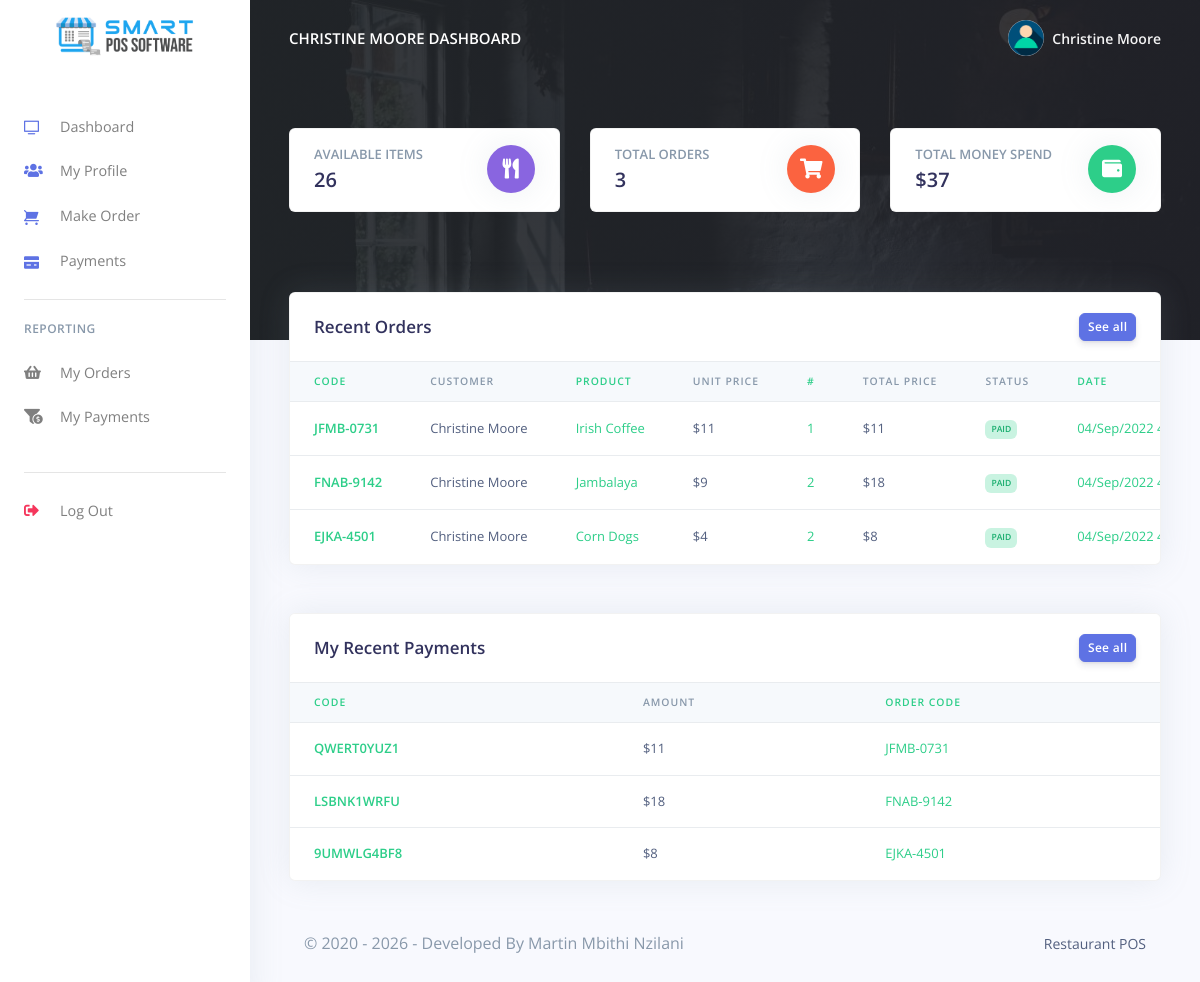
The app's page /Restaurant-module/RestaurantPOS/Restro/customer/dashboard.php (signed in) with its own data.
### tables this page shows
CREATE TABLE `rpos_customers` (
  `customer_id` varchar(200) NOT NULL,
  `customer_name` varchar(200) NOT NULL,
  `customer_phoneno` varchar(200) NOT NULL,
  `customer_email` varchar(200) NOT NULL,
  `customer_password` varchar(200) NOT NULL,
  `created_at` timestamp(6) NOT NULL DEFAULT CURRENT_TIMESTAMP(6) ON UPDATE CURRENT_TIMESTAMP(6)
);

CREATE TABLE `rpos_orders` (
  `order_id` varchar(200) NOT NULL,
  `order_code` varchar(200) NOT NULL,
  `customer_id` varchar(200) NOT NULL,
  `customer_name` varchar(200) NOT NULL,
  `prod_id` varchar(200) NOT NULL,
  `prod_name` varchar(200) NOT NULL,
  `prod_price` varchar(200) NOT NULL,
  `prod_qty` varchar(200) NOT NULL,
  `order_status` varchar(200) NOT NULL,
  `created_at` timestamp(6) NOT NULL DEFAULT CURRENT_TIMESTAMP(6) ON UPDATE CURRENT_TIMESTAMP(6)
);

CREATE TABLE `rpos_payments` (
  `pay_id` varchar(200) NOT NULL,
  `pay_code` varchar(200) NOT NULL,
  `order_code` varchar(200) NOT NULL,
  `customer_id` varchar(200) NOT NULL,
  `pay_amt` varchar(200) NOT NULL,
  `pay_method` varchar(200) NOT NULL,
  `created_at` timestamp(6) NOT NULL DEFAULT CURRENT_TIMESTAMP(6) ON UPDATE CURRENT_TIMESTAMP(6)
);

### Restaurant-module/RestaurantPOS/Restro/customer/partials/_analytics.php (called while the page is built, shortened)
<?php
$customer_id = $_SESSION['customer_id'];
$query = "SELECT COUNT(*) FROM `rpos_orders` WHERE customer_id =  '$customer_id' ";
$stmt = $mysqli->prepare($query);
$stmt->execute();
$stmt->bind_result($orders);
$query = "SELECT COUNT(*) FROM `rpos_products` ";
$stmt = $mysqli->prepare($query);
$stmt->execute();
$stmt->bind_result($products);
$query = "SELECT SUM(pay_amt) FROM `rpos_payments` WHERE customer_id = '$customer_id' ";
$stmt = $mysqli->prepare($query);
$stmt->execute();
$stmt->bind_result($sales);

### Restaurant-module/RestaurantPOS/Restro/customer/dashboard.php (the view, shortened to what this page needs)
<?php
include('config/config.php');
require_once('partials/_head.php');
require_once('partials/_analytics.php');
?>
<body>
  <?php
  require_once('partials/_sidebar.php');
  ?>
  <div class="main-content">
    <?php
    require_once('partials/_topnav.php');
    ?>
    <div style="background-image: url(../admin/assets/img/theme/restro00.jpg); background-size: cover;" class="header  pb-8 pt-5 pt-md-8">
      <div class="container-fluid">
        <div class="header-body">
          <div class="row">
            <div class="col-xl-4 col-lg-6">
              <a href="orders.php">
                <div class="card card-stats mb-4 mb-xl-0">
                  <div class="card-body">
                    <div class="row">
                      <div class="col">
                        <h5 class="card-title text-uppercase text-muted mb-0">Available Items</h5>
                        <span class="h2 font-weight-bold mb-0"><?php echo $products; ?></span>
                      </div>
                      <div class="col-auto">
                        <div class="icon icon-shape bg-purple text-white rounded-circle shadow">
                          <i class="fas fa-utensils"></i>
                        </div>
                      </div>
                    </div>
                  </div>
                </div>
              </a>
            </div>
            <div class="col-xl-4 col-lg-6">
              <a href="orders_reports.php">
                <div class="card card-stats mb-4 mb-xl-0">
                  <div class="card-body">
                    <div class="row">
                      <div class="col">
                        <h5 class="card-title text-uppercase text-muted mb-0">Total Orders</h5>
                        <span class="h2 font-weight-bold mb-0"><?php echo $orders; ?></span>
                      </div>
                      <div class="col-auto">
                        <div class="icon icon-shape bg-warning text-white rounded-circle shadow">
                          <i class="fas fa-shopping-cart"></i>
                        </div>
                      </div>
                    </div>
                  </div>
                </div>
              </a>
            </div>
            <div class="col-xl-4 col-lg-6">
              <a href="payments_reports.php">
                <div class="card card-stats mb-4 mb-xl-0">
                  <div class="card-body">
                    <div class="row">
                      <div class="col">
                        <h5 class="card-title text-uppercase text-muted mb-0">Total Money Spend</h5>
                        <span class="h2 font-weight-bold mb-0">$<?php echo $sales; ?></span>
                      </div>
                      <div class="col-auto">
                        <div class="icon icon-shape bg-green text-white rounded-circle shadow">
                          <i class="fas fa-wallet"></i>
                        </div>
                      </div>
                    </div>
                  </div>
                </div>
              </a>
            </div>
          </div>
        </div>
      </div>
    </div>
    <div class="container-fluid mt--7">
      <div class="row mt-5">
        <div class="col-xl-12 mb-5 mb-xl-0">
          <div class="card shadow">
            <div class="card-header border-0">
              <div class="row align-items-center">
                <div class="col">
                  <h3 class="mb-0">Recent Orders</h3>
                </div>
                <div class="col text-right">
                  <a href="orders_reports.php" class="btn btn-sm btn-primary">See all</a>
                </div>
              </div>
            </div>
            <div class="table-responsive">
              <table class="table align-items-center table-flush">
                <thead class="thead-light">
                  <tr>
                    <th class="text-success" scope="col">Code</th>
                    <th scope="col">Customer</th>
                    <th class="text-success" scope="col">Product</th>
                    <th scope="col">Unit Price</th>
                    <th class="text-success" scope="col">#</th>
                    <th scope="col">Total Price</th>
                    <th scop="col">Status</th>
                    <th class="text-success" scope="col">Date</th>
                  </tr>
                </thead>
                <tbody>
                  <?php
                  $customer_id = $_SESSION['customer_id'];
                  $ret = "SELECT * FROM  rpos_orders WHERE customer_id = '$customer_id' ORDER BY `rpos_orders`.`created_at` DESC LIMIT 10 ";
                  $stmt = $mysqli->prepare($ret);
                  $stmt->execute();
                  $res = $stmt->get_result();
                  while ($order = $res->fetch_object()) {
                    $total = ($order->prod_price * $order->prod_qty);
                  ?>
                    <tr>
                      <th class="text-success" scope="row"><?php echo $order->order_code; ?></th>
                      <td><?php echo $order->customer_name; ?></td>
                      <td class="text-success"><?php echo $order->prod_name; ?></td>
                      <td>$<?php echo $order->prod_price; ?></td>
                      <td class="text-success"><?php echo $order->prod_qty; ?></td>
                      <td>$<?php echo $total; ?></td>
                      <td><?php if ($order->order_status == '') {
                            echo "<span class='badge badge-danger'>Not Paid</span>";
                          } else {
                            echo "<span class='badge badge-success'>$order->order_status</span>";
                          } ?></td>
                      <td class="text-success"><?php echo date('d/M/Y g:i', strtotime($order->created_at)); ?></td>
                    </tr>
                  <?php } ?>
                </tbody>
              </table>
            </div>
          </div>
        </div>
      </div>
      <div class="row mt-5">
        <div class="col-xl-12">
          <div class="card shadow">
            <div class="card-header border-0">
              <div class="row align-items-center">
                <div class="col">
                  <h3 class="mb-0">My Recent Payments</h3>
                </div>
                <div class="col text-right">
                  <a href="payments_reports.php" class="btn btn-sm btn-primary">See all</a>
                </div>
              </div>
            </div>
            <div class="table-responsive">
              <table class="table align-items-center table-flush">
                <thead class="thead-light">
                  <tr>
                    <th class="text-success" scope="col">Code</th>
                    <th scope="col">Amount</th>
                    <th class='text-success' scope="col">Order Code</th>
                  </tr>
                </thead>
                <tbody>
                  <?php
                  $ret = "SELECT * FROM   rpos_payments WHERE customer_id ='$customer_id'   ORDER BY `rpos_payments`.`created_at` DESC LIMIT 10 ";
                  $stmt = $mysqli->prepare($ret);
                  $stmt->execute();
                  $res = $stmt->get_result();
                  while ($payment = $res->fetch_object()) {
                  ?>
                    <tr>
                      <th class="text-success" scope="row">
                        <?php echo $payment->pay_code; ?>
                      </th>
                      <td>
                        $<?php echo $payment->pay_amt; ?>
                      </td>
                      <td class='text-success'>
                        <?php echo $payment->order_code; ?>
                      </td>
                    </tr>
                  <?php } ?>
                </tbody>
              </table>
            </div>
          </div>
        </div>
      </div>
      <?php require_once('partials/_footer.php'); ?>
    </div>
  </div>
</body>
</html>

### Restaurant-module/RestaurantPOS/Restro/customer/partials/_head.php (shortened to what this page needs)
<!DOCTYPE html>
<html>
<head>
    <link href="assets/vendor/nucleo/css/nucleo.css" rel="stylesheet">
    <link href="assets/vendor/@fortawesome/fontawesome-free/css/all.min.css" rel="stylesheet">
    <link type="text/css" href="assets/css/argon.css?v=1.0.0" rel="stylesheet">
</head>

### Restaurant-module/RestaurantPOS/Restro/customer/partials/_sidebar.php (shortened to what this page needs)
<?php
$customer_id = $_SESSION['customer_id'];
$ret = "SELECT * FROM  rpos_customers  WHERE customer_id = '$customer_id'";
$stmt = $mysqli->prepare($ret);
$stmt->execute();
$res = $stmt->get_result();
while ($customer = $res->fetch_object()) {
?>
  <nav class="navbar navbar-vertical fixed-left navbar-expand-md navbar-light bg-white" id="sidenav-main">
    <div class="container-fluid">
      <a class="navbar-brand pt-0" href="dashboard.php">
        <img src="../admin/assets/img/brand/repos.png" class="navbar-brand-img" alt="...">
      </a>
      <div class="collapse navbar-collapse" id="sidenav-collapse-main">
        <ul class="navbar-nav">
          <li class="nav-item">
            <a class="nav-link" href="dashboard.php">
              <i class="ni ni-tv-2 text-primary"></i> Dashboard
            </a>
          </li>
          <li class="nav-item">
            <a class="nav-link" href="change_profile.php">
              <i class="fas fa-users text-primary"></i> My Profile
            </a>
          </li>
          <li class="nav-item">
            <a class="nav-link" href="orders.php">
              <i class="ni ni-cart text-primary"></i>Make Order
            </a>
          </li>
          <li class="nav-item">
            <a class="nav-link" href="payments.php">
              <i class="ni ni-credit-card text-primary"></i> Payments
            </a>
          </li>
        </ul>
        <hr class="my-3">
        <h6 class="navbar-heading text-muted">Reporting</h6>
        <ul class="navbar-nav mb-md-3">
          <li class="nav-item">
            <a class="nav-link" href="orders_reports.php">
              <i class="fas fa-shopping-basket"></i> My Orders
            </a>
          </li>
          <li class="nav-item">
            <a class="nav-link" href="payments_reports.php">
              <i class="fas fa-funnel-dollar"></i> My Payments
            </a>
          </li>
        </ul>
        <hr class="my-3">
        <ul class="navbar-nav mb-md-3">
          <li class="nav-item">
            <a class="nav-link" href="logout.php">
              <i class="fas fa-sign-out-alt text-danger"></i> Log Out
            </a>
          </li>
        </ul>
      </div>
    </div>
  </nav>
<?php } ?>

### Restaurant-module/RestaurantPOS/Restro/customer/partials/_topnav.php (shortened to what this page needs)
<?php
$customer_id = $_SESSION['customer_id'];
$ret = "SELECT * FROM  rpos_customers  WHERE customer_id = '$customer_id'";
$stmt = $mysqli->prepare($ret);
$stmt->execute();
$res = $stmt->get_result();
while ($customer = $res->fetch_object()) {
?>
    <nav class="navbar navbar-top navbar-expand-md navbar-dark" id="navbar-main">
        <div class="container-fluid">
            <a class="h4 mb-0 text-white text-uppercase d-none d-lg-inline-block" href="dashboard.php"><?php echo $customer->customer_name; ?> Dashboard</a>
            <ul class="navbar-nav align-items-center d-none d-md-flex">
                <li class="nav-item dropdown">
                    <a class="nav-link pr-0" href="#" role="button" data-toggle="dropdown" aria-haspopup="true" aria-expanded="false">
                        <div class="media align-items-center">
                            <span class="avatar avatar-sm rounded-circle">
                                <img alt="Image placeholder" src="../admin/assets/img/theme/user-a-min.png">
                            </span>
                            <div class="media-body ml-2 d-none d-lg-block">
                                <span class="mb-0 text-sm  font-weight-bold"><?php echo $customer->customer_name; ?></span>
                            </div>
                        </div>
                    </a>
                </li>
            </ul>
        </div>
    </nav>
<?php } ?>

### Restaurant-module/RestaurantPOS/Restro/customer/partials/_footer.php
<footer class="py-5">
  <div class="container">
    <div class="row align-items-center justify-content-xl-between">
      <div class="col-xl-6">
        <div class="copyright text-center text-xl-left text-muted">
        &copy; 2020 - <?php echo date('Y'); ?> - Developed By Martin Mbithi Nzilani
        </div>
      </div>
      <div class="col-xl-6">
        <ul class="nav nav-footer justify-content-center justify-content-xl-end">
          <li class="nav-item">
            <a href="" class="nav-link" target="_blank">Restaurant POS</a>
          </li>
        </ul>
      </div>
    </div>
  </div>
</footer>

### records on screen
rpos_customers: customer_name "CHRISTINE MOORE", customer_name "Christine Moore"
rpos_orders: order_code "JFMB-0731", customer_name "Christine Moore", prod_name "Irish Coffee", prod_price "11", prod_qty "1", order_status "PAID", created_at "04/Sep/2022…"
rpos_orders: order_code "FNAB-9142", customer_name "Christine Moore", prod_name "Jambalaya", prod_price "9", prod_qty "2", total "18", order_status "PAID", created_at "04/Sep/2022…"
rpos_orders: order_code "EJKA-4501", customer_name "Christine Moore", prod_name "Corn Dogs", prod_price "4", prod_qty "2", total "8", order_status "PAID", created_at "04/Sep/2022…"
rpos_payments: pay_code "QWERT0YUZ1", pay_amt "11", order_code "JFMB-0731"
rpos_payments: pay_code "LSBNK1WRFU", pay_amt "18", order_code "FNAB-9142"
rpos_payments: pay_code "9UMWLG4BF8", pay_amt "8", order_code "EJKA-4501"

### other values on screen
$products "26"
$orders "3"
$sales "37"
